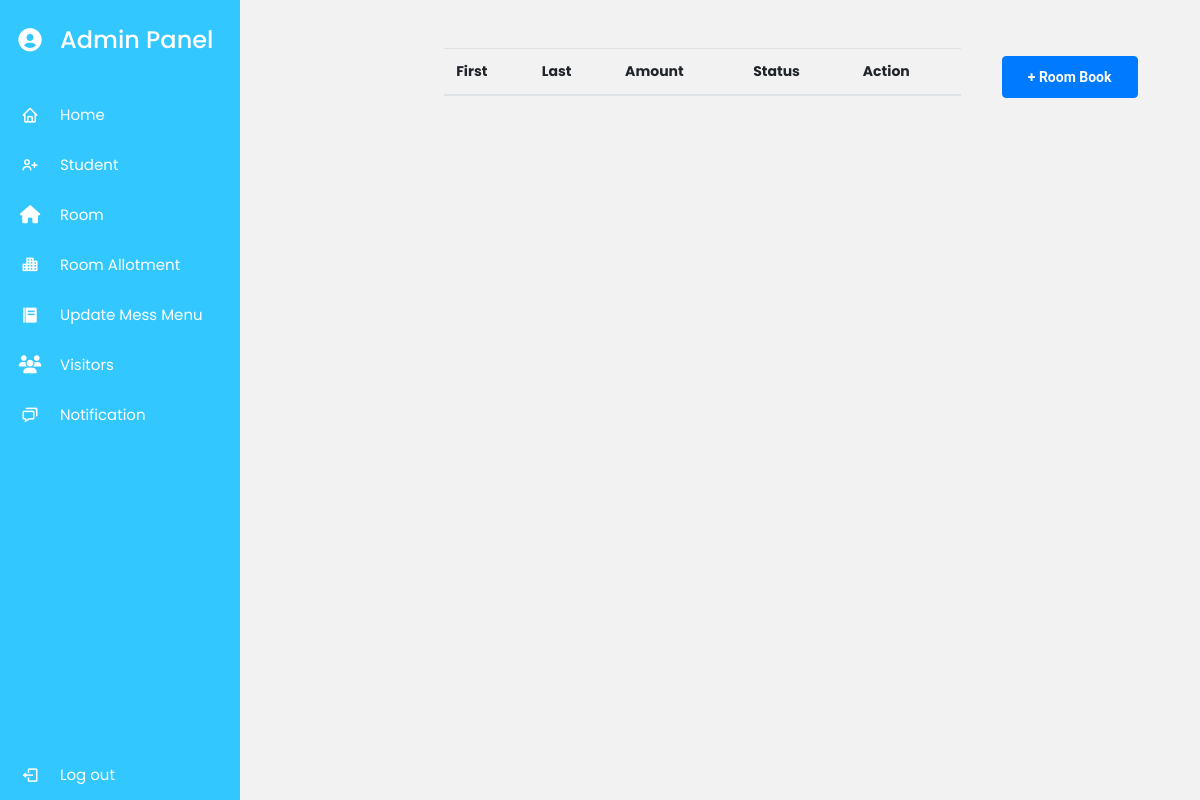
The app's page /roomlist/ (signed in), older data.
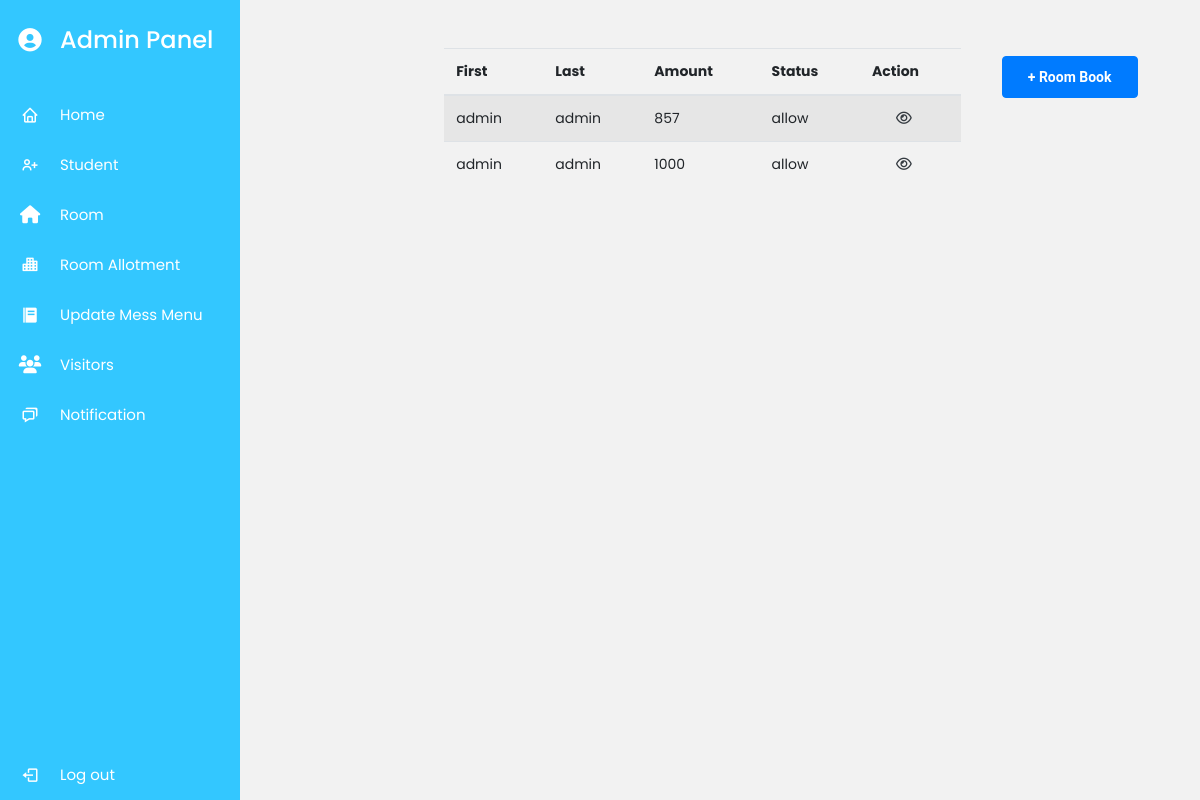
The same page, newer data.
### myapp/models.py (models this page shows, shortened)
class Booking(models.Model):
    user = models.ForeignKey(User,models.CASCADE)
    student = models.ForeignKey(Student,on_delete=models.CASCADE,null=True)
    room = models.ForeignKey(Room,models.CASCADE)
    amount = models.CharField(max_length=10,null=True)
    statu = models.CharField(max_length=10,choices=status, null=True)
    Type = models.CharField(max_length=10,choices=status, null=True)
    booking_date = models.DateField(auto_now_add=True)
    created_at = models.DateTimeField(auto_now_add=True)
    updated_at = models.DateTimeField(auto_now=True)
    time = models.DateTimeField(auto_now=True)
    status_choices = (
            (1, 'Room Book'),
            (2, 'Room Not Available'),
    )
    payment_status_choices = (
        (1,'SUCCESS'),
        (2,'PENDING'),
    )
    status = models.IntegerField(choices=status_choices,default=1)
    payment_status = models.IntegerField(choices= payment_status_choices,default=2)
    order_id = models.CharField(unique=True,max_length=100,null=True,blank=True,default=None)
    razorpay_order_id = models.CharField(max_length=500,null=True,blank=True)
    razorpay_payment_id = models.CharField(max_length=500,null=True,blank=True)
    razorpay_signature = models.CharField(max_length=500,null=True,blank=True)

### myapp/views.py (the view)
# urls.py: path('roomlist/',views.roollist,name='roomlist'),
def roollist(request):
    if request.user.is_superuser:
        book = Booking.objects.all()
        return render(request, "roomlist.html", {'book': book})
    else:
        return redirect("Home")

### myapp/templates/roomlist.html (shortened to what this page needs)
{% extends 'admindash.html' %}
{% block content %}
   <div class="col-lg-8">
       <div class="row justify-content-around ml-8 mt-5">
           <div class="col-lg-8">
                   <a href="/roombook/" class='btn btn-primary my-2  float-end' style="    position: absolute;
                   margin-left: 102%;">+ Room Book</a>
                   <table class="table table-striped" id="geniustable55" >
                        <thead>
                            <tr>
                              <th scope="col">First</th>
                              <th scope="col">Last</th>
                              <th scope="col">Amount</th>
                              <th scope="col">Status</th>
                              <th scope="col">Action</th>
                            </tr>
                          </thead>
                          {% if book %}
                          <tbody>
                              {% for i in book %}
                            <tr>
                              <td>{{i.user}}</td>
                              <td>{{i.user}}</td>
                              <td>{{i.amount}}</td>
                              <td>{{i.statu}}</td>
                              <td><a href="{% url 'roomdetails' i.id %}"><i class="fa fa-eye  text-dark pl-4" aria-hidden="true"></i></a></td>
                            </tr>
                            {% endfor %}
                          </tbody>
                          {% endif %}
                        </table>
           </div>
           </div>
{% endblock content %}

Row changes from the older to the newer data that the page shows:
added Booking: user "admin", amount "857", statu "allow"
added Booking: user "admin", amount "1000", statu "allow"
